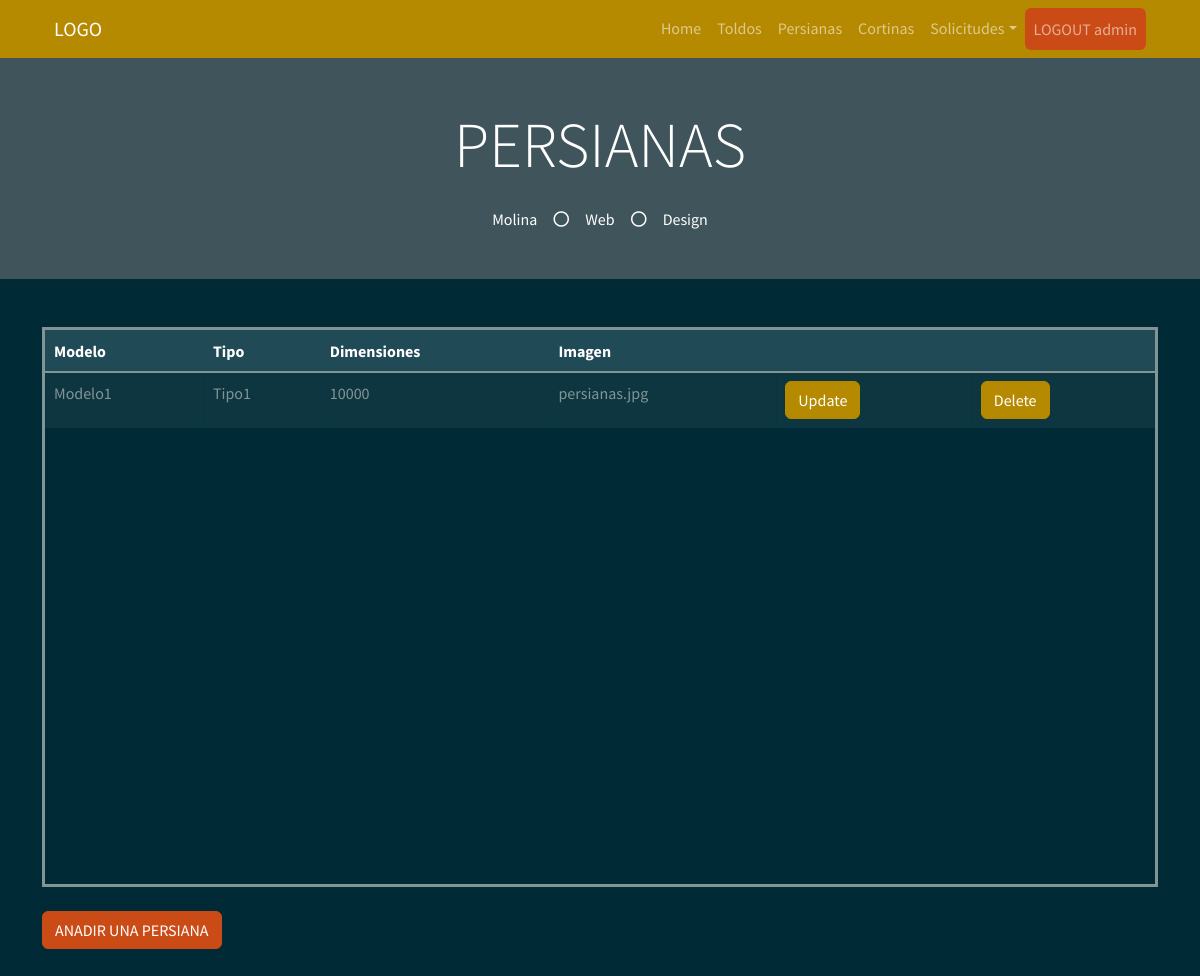
Screenshot of /persiana (signed in) with the database file from the repository.
### myapp/models.py (models this page shows)
    class Persiana(db.Model):
        __tablename__ = "Persiana"  # Nombre de la tabla que se crea
        Persiana_id = db.Column("persiana_id", db.Integer, Sequence(
            'persiana_id_seq'),  primary_key=True)
        Modelo = db.Column(db.String(20))
        Tipo = db.Column(db.String(30))
        Dimensiones = db.Column(db.String(30))
        Imagen = db.Column(db.String(30))

### myapp/views.py (the view)
    @app.route("/persiana", methods=["GET", "POST"])
    def persiana():
        list_persiana = db_access["list_persianas"]
        persianas = list_persiana()
        usuario = session['usuario']
        usu = usuario
        return render_template("admin/persianas/persianas.html", persianas=persianas, usu=usu)

### myapp/templates/admin/persianas/persianas.html (shortened to what this page needs)
<!DOCTYPE html>
<html>
<head>
    <link href="https://cdn.jsdelivr.net/npm/bootstrap@5.1.3/dist/css/bootstrap.min.css" rel="stylesheet"
>
    <link rel="stylesheet" href="../static/style/bootstrap.min(8).css">
</head>
<body>
    {% include 'includes/navbar.html' %}
    <div class="jumbotron jumbotron-fluid bg-jumbotron" style=" background-color: rgba(128, 128, 128, 0.5);">
      <div class="container text-center py-5">
        <h3 class="text-white display-3 mb-4">PERSIANAS</h3>
        <div class="d-inline-flex align-items-center text-white">
          <p class="m-0">Molina</p>
          <i class="far fa-circle px-3"></i>
          <p class="m-0">Web</p>
          <i class="far fa-circle px-3"></i>
          <p class="m-0">Design</p>
        </div>
      </div>
    </div>
    <div class="container my-5">
        <div style=" overflow:auto;  height: 70vh; border-style: solid;">
          <table class="table table-bordered mx-auto">
            <thead class="table-dark">
              <tr class="table-active">
                <th>Modelo</th>
                <th>Tipo</th>
                <th>Dimensiones</th>
                <th>Imagen</th>
                <th></th>
                <th></th>
              </tr>
            </thead>
            <tbody>
              {% for persiana in persianas %}
              <tr>
                <td> {{ persiana.Modelo }} </td>
                <td> {{ persiana.Tipo }} </td>
                <td> {{ persiana.Dimensiones }} </td>
                <td> {{ persiana.Imagen }} </td>
                <td> <a class="btn btn-primary" href="/update_persiana/{{persiana.Persiana_id}}">Update</a></td>
                <td> <a class="btn btn-primary" href="/delete_persiana/{{persiana.Persiana_id}}">Delete</a></td>
              </tr>
              {% endfor %}
            </tbody>
          </table>
        </div>
        <br>
        <a href="/create_persiana" class="btn btn-warning">ANADIR UNA PERSIANA</a>
    </div>
</body>
</html>

### rows the page displays
Persiana: Modelo "Modelo1", Tipo "Tipo1", Dimensiones "10000", Imagen "persianas.jpg"

### other values shown
{{ usu }} "admin"
